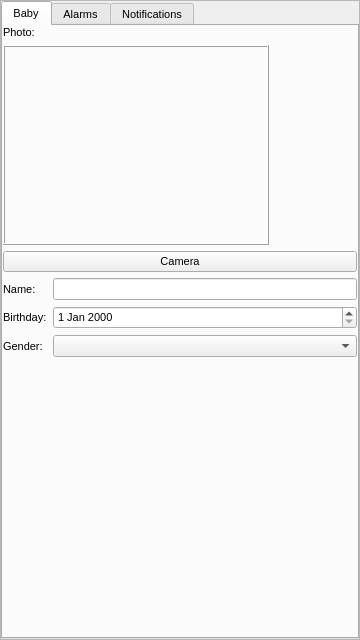
<?xml version="1.0" encoding="UTF-8"?>
<ui version="4.0">
 <class>BabyScreen</class>
 <widget class="QWidget" name="BabyScreen">
  <property name="geometry">
   <rect>
    <x>0</x>
    <y>0</y>
    <width>360</width>
    <height>640</height>
   </rect>
  </property>
  <property name="font">
   <font>
    <pointsize>9</pointsize>
   </font>
  </property>
  <property name="windowTitle">
   <string>Form</string>
  </property>
  <layout class="QVBoxLayout" name="verticalLayout">
   <property name="spacing">
    <number>0</number>
   </property>
   <property name="margin">
    <number>0</number>
   </property>
   <item>
    <widget class="QScrollArea" name="scrollArea">
     <property name="horizontalScrollBarPolicy">
      <enum>Qt::ScrollBarAsNeeded</enum>
     </property>
     <property name="widgetResizable">
      <bool>true</bool>
     </property>
     <widget class="QWidget" name="scrollAreaWidgetContents">
      <property name="geometry">
       <rect>
        <x>0</x>
        <y>0</y>
        <width>356</width>
        <height>636</height>
       </rect>
      </property>
      <layout class="QVBoxLayout" name="verticalLayout_5">
       <property name="spacing">
        <number>0</number>
       </property>
       <property name="margin">
        <number>0</number>
       </property>
       <item>
        <widget class="QTabWidget" name="tabWidget">
         <property name="font">
          <font>
           <pointsize>8</pointsize>
          </font>
         </property>
         <property name="currentIndex">
          <number>0</number>
         </property>
         <widget class="QWidget" name="babyTab">
          <attribute name="title">
           <string>Baby</string>
          </attribute>
          <layout class="QGridLayout" name="gridLayout">
           <property name="margin">
            <number>0</number>
           </property>
           <item row="1" column="0" colspan="2">
            <layout class="QVBoxLayout" name="verticalLayout_2">
             <item>
              <widget class="QLabel" name="photoLabel">
               <property name="sizePolicy">
                <sizepolicy hsizetype="Fixed" vsizetype="Fixed">
                 <horstretch>0</horstretch>
                 <verstretch>0</verstretch>
                </sizepolicy>
               </property>
               <property name="minimumSize">
                <size>
                 <width>266</width>
                 <height>200</height>
                </size>
               </property>
               <property name="maximumSize">
                <size>
                 <width>266</width>
                 <height>200</height>
                </size>
               </property>
               <property name="frameShape">
                <enum>QFrame::Box</enum>
               </property>
               <property name="frameShadow">
                <enum>QFrame::Raised</enum>
               </property>
               <property name="text">
                <string/>
               </property>
               <property name="pixmap">
                <pixmap resource="babyfeed.qrc">:/icons/icons/baby_icon.jpg</pixmap>
               </property>
               <property name="scaledContents">
                <bool>true</bool>
               </property>
               <property name="alignment">
                <set>Qt::AlignCenter</set>
               </property>
              </widget>
             </item>
             <item>
              <widget class="QPushButton" name="changeFotoButton">
               <property name="text">
                <string>Camera</string>
               </property>
               <property name="flat">
                <bool>false</bool>
               </property>
              </widget>
             </item>
            </layout>
           </item>
           <item row="2" column="0">
            <widget class="QLabel" name="nameLabel">
             <property name="text">
              <string>Name:</string>
             </property>
            </widget>
           </item>
           <item row="2" column="1">
            <widget class="QLineEdit" name="nameEdit"/>
           </item>
           <item row="3" column="0">
            <widget class="QLabel" name="label">
             <property name="text">
              <string>Birthday:</string>
             </property>
            </widget>
           </item>
           <item row="3" column="1">
            <widget class="QDateEdit" name="birthdayEdit"/>
           </item>
           <item row="4" column="0">
            <widget class="QLabel" name="label_2">
             <property name="text">
              <string>Gender:</string>
             </property>
            </widget>
           </item>
           <item row="4" column="1">
            <widget class="QComboBox" name="genderBox">
             <property name="frame">
              <bool>true</bool>
             </property>
            </widget>
           </item>
           <item row="5" column="0">
            <spacer name="verticalSpacer">
             <property name="orientation">
              <enum>Qt::Vertical</enum>
             </property>
             <property name="sizeHint" stdset="0">
              <size>
               <width>20</width>
               <height>40</height>
              </size>
             </property>
            </spacer>
           </item>
           <item row="0" column="0">
            <widget class="QLabel" name="label_4">
             <property name="text">
              <string>Photo:</string>
             </property>
            </widget>
           </item>
          </layout>
         </widget>
         <widget class="QWidget" name="alarmsTab">
          <attribute name="title">
           <string>Alarms</string>
          </attribute>
          <layout class="QGridLayout" name="gridLayout_2">
           <property name="margin">
            <number>0</number>
           </property>
           <item row="0" column="0">
            <widget class="QLabel" name="label_3">
             <property name="text">
              <string>Timer alarms active:</string>
             </property>
            </widget>
           </item>
           <item row="1" column="0" colspan="2">
            <widget class="QLabel" name="label_5">
             <property name="text">
              <string>Min. between feeds:</string>
             </property>
            </widget>
           </item>
           <item row="1" column="3">
            <spacer name="horizontalSpacer">
             <property name="orientation">
              <enum>Qt::Horizontal</enum>
             </property>
             <property name="sizeHint" stdset="0">
              <size>
               <width>158</width>
               <height>20</height>
              </size>
             </property>
            </spacer>
           </item>
           <item row="2" column="0" colspan="2">
            <spacer name="verticalSpacer_2">
             <property name="orientation">
              <enum>Qt::Vertical</enum>
             </property>
             <property name="sizeHint" stdset="0">
              <size>
               <width>112</width>
               <height>544</height>
              </size>
             </property>
            </spacer>
           </item>
           <item row="1" column="2">
            <widget class="QSpinBox" name="feedIntervalBox">
             <property name="maximum">
              <number>999</number>
             </property>
            </widget>
           </item>
           <item row="0" column="2">
            <widget class="QCheckBox" name="alarmsCheckBox">
             <property name="font">
              <font>
               <pointsize>16</pointsize>
              </font>
             </property>
             <property name="text">
              <string/>
             </property>
             <property name="iconSize">
              <size>
               <width>32</width>
               <height>32</height>
              </size>
             </property>
            </widget>
           </item>
          </layout>
         </widget>
         <widget class="QWidget" name="notificationsTab">
          <attribute name="title">
           <string>Notifications</string>
          </attribute>
          <layout class="QVBoxLayout" name="verticalLayout_3">
           <property name="spacing">
            <number>0</number>
           </property>
           <property name="margin">
            <number>0</number>
           </property>
           <item>
            <widget class="QListView" name="contactsListView">
             <property name="horizontalScrollBarPolicy">
              <enum>Qt::ScrollBarAlwaysOff</enum>
             </property>
            </widget>
           </item>
          </layout>
         </widget>
        </widget>
       </item>
      </layout>
     </widget>
    </widget>
   </item>
  </layout>
 </widget>
 <resources>
  <include location="babyfeed.qrc"/>
 </resources>
 <connections/>
</ui>
